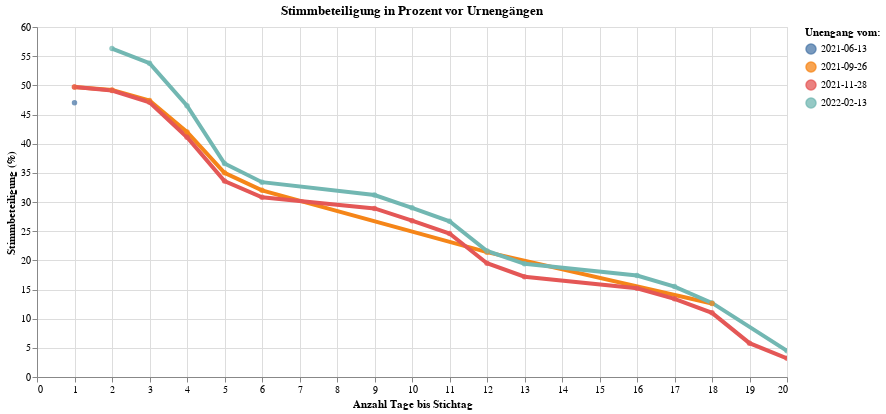

Notebook code cell kept with this figure:
### Code cell
myTitle="Stimmbeteiligung in Prozent vor Urnengängen"

highlight = alt.selection(type='single', on='mouseover'
                          ,fields=['Abstimmungs_Datum_str'], nearest=True)

base = alt.Chart(data2betested.reset_index().sort_values('tage_bis', ascending=True), title=myTitle).encode(
    x=alt.X('tage_bis', axis=alt.Axis(title='Anzahl Tage bis Stichtag'))
    ,y=alt.X('Stimmbeteiligung_Prozent', axis=alt.Axis(title='Stimmbeteiligung (%)'))
    , color=alt.Color('Abstimmungs_Datum_str', legend=alt.Legend(title="Unengang vom:", orient="right"))  
    ,tooltip=['Aktualisierungs_Datum_str', 'Abstimmungs_Datum_str','Stimmbeteiligung_Prozent', 'tage_bis']    
)
points = base.mark_circle().encode(
    opacity=alt.value(0.75)
).add_selection(
    highlight
).properties(
    width=750 , height=350
)
lines = base.mark_line().encode(
    size=alt.condition(~highlight, alt.value(0.5), alt.value(4))
).interactive()

lines + points

### Figure 1 — Vega-Lite specification as saved in the notebook (floating-point values rounded to 4 significant figures)
{"config": {"view": {"continuousWidth": 400, "continuousHeight": 300}}, "layer": [{"mark": "line", "encoding": {"color": {"type": "nominal", "field": "Abstimmungs_Datum_str", "legend": {"orient": "right", "title": "Unengang vom:"}}, "size": {"condition": {"value": 0.5, "selection": {"not": "selector001"}}, "value": 4}, "tooltip": [{"type": "nominal", "field": "Aktualisierungs_Datum_str"}, {"type": "nominal", "field": "Abstimmungs_Datum_str"}, {"type": "quantitative", "field": "Stimmbeteiligung_Prozent"}, {"type": "quantitative", "field": "tage_bis"}], "x": {"type": "quantitative", "axis": {"title": "Anzahl Tage bis Stichtag"}, "field": "tage_bis"}, "y": {"type": "quantitative", "axis": {"title": "Stimmbeteiligung (%)"}, "field": "Stimmbeteiligung_Prozent"}}, "selection": {"selector002": {"type": "interval", "bind": "scales", "encodings": ["x", "y"]}}, "title": "Stimmbeteiligung in Prozent vor Urnengängen"}, {"mark": "circle", "encoding": {"color": {"type": "nominal", "field": "Abstimmungs_Datum_str", "legend": {"orient": "right", "title": "Unengang vom:"}}, "opacity": {"value": 0.75}, "tooltip": [{"type": "nominal", "field": "Aktualisierungs_Datum_str"}, {"type": "nominal", "field": "Abstimmungs_Datum_str"}, {"type": "quantitative", "field": "Stimmbeteiligung_Prozent"}, {"type": "quantitative", "field": "tage_bis"}], "x": {"type": "quantitative", "axis": {"title": "Anzahl Tage bis Stichtag"}, "field": "tage_bis"}, "y": {"type": "quantitative", "axis": {"title": "Stimmbeteiligung (%)"}, "field": "Stimmbeteiligung_Prozent"}}, "height": 350, "selection": {"selector001": {"type": "single", "on": "mouseover", "fields": ["Abstimmungs_Datum_str"], "nearest": true}}, "title": "Stimmbeteiligung in Prozent vor Urnengängen", "width": 750}], "data": {"name": "data-6fde72697f7ce974df987babf33c8b0b"}, "$schema": "https://vega.github.io/schema/vega-lite/v4.8.1.json", "datasets": {"data-6fde72697f7ce974df987babf33c8b0b": [{"Aktualisierungs_Datum": "2021-06-12T00:00:00", "Abstimmungs_Datum": "2021-06-13T00:00:00", "Stimmbeteiligung_Prozent": 47.0, "Aktualisierungs_Datum_str": "2021-06-12", "Abstimmungs_Datum_str": "2021-06-13", "tage_bis": 1}, {"Aktualisierungs_Datum": "2021-09-25T00:00:00", "Abstimmungs_Datum": "2021-09-26T00:00:00", "Stimmbeteiligung_Prozent": 49.7, "Aktualisierungs_Datum_str": "2021-09-25", "Abstimmungs_Datum_str": "2021-09-26", "tage_bis": 1}, {"Aktualisierungs_Datum": "2021-11-27T00:00:00", "Abstimmungs_Datum": "2021-11-28T00:00:00", "Stimmbeteiligung_Prozent": 49.7, "Aktualisierungs_Datum_str": "2021-11-27", "Abstimmungs_Datum_str": "2021-11-28", "tage_bis": 1}, {"Aktualisierungs_Datum": "2021-09-24T00:00:00", "Abstimmungs_Datum": "2021-09-26T00:00:00", "Stimmbeteiligung_Prozent": 49.2, "Aktualisierungs_Datum_str": "2021-09-24", "Abstimmungs_Datum_str": "2021-09-26", "tage_bis": 2}, {"Aktualisierungs_Datum": "2021-11-26T00:00:00", "Abstimmungs_Datum": "2021-11-28T00:00:00", "Stimmbeteiligung_Prozent": 49.1, "Aktualisierungs_Datum_str": "2021-11-26", "Abstimmungs_Datum_str": "2021-11-28", "tage_bis": 2}, {"Aktualisierungs_Datum": "2022-02-11T00:00:00", "Abstimmungs_Datum": "2022-02-13T00:00:00", "Stimmbeteiligung_Prozent": 56.3, "Aktualisierungs_Datum_str": "2022-02-11", "Abstimmungs_Datum_str": "2022-02-13", "tage_bis": 2}, {"Aktualisierungs_Datum": "2021-09-23T00:00:00", "Abstimmungs_Datum": "2021-09-26T00:00:00", "Stimmbeteiligung_Prozent": 47.4, "Aktualisierungs_Datum_str": "2021-09-23", "Abstimmungs_Datum_str": "2021-09-26", "tage_bis": 3}, {"Aktualisierungs_Datum": "2022-02-10T00:00:00", "Abstimmungs_Datum": "2022-02-13T00:00:00", "Stimmbeteiligung_Prozent": 53.8, "Aktualisierungs_Datum_str": "2022-02-10", "Abstimmungs_Datum_str": "2022-02-13", "tage_bis": 3}, {"Aktualisierungs_Datum": "2021-11-25T00:00:00", "Abstimmungs_Datum": "2021-11-28T00:00:00", "Stimmbeteiligung_Prozent": 47.1, "Aktualisierungs_Datum_str": "2021-11-25", "Abstimmungs_Datum_str": "2021-11-28", "tage_bis": 3}, {"Aktualisierungs_Datum": "2021-09-22T00:00:00", "Abstimmungs_Datum": "2021-09-26T00:00:00", "Stimmbeteiligung_Prozent": 42.0, "Aktualisierungs_Datum_str": "2021-09-22", "Abstimmungs_Datum_str": "2021-09-26", "tage_bis": 4}, {"Aktualisierungs_Datum": "2022-02-09T00:00:00", "Abstimmungs_Datum": "2022-02-13T00:00:00", "Stimmbeteiligung_Prozent": 46.5, "Aktualisierungs_Datum_str": "2022-02-09", "Abstimmungs_Datum_str": "2022-02-13", "tage_bis": 4}, {"Aktualisierungs_Datum": "2021-11-24T00:00:00", "Abstimmungs_Datum": "2021-11-28T00:00:00", "Stimmbeteiligung_Prozent": 41.1, "Aktualisierungs_Datum_str": "2021-11-24", "Abstimmungs_Datum_str": "2021-11-28", "tage_bis": 4}, {"Aktualisierungs_Datum": "2021-09-21T00:00:00", "Abstimmungs_Datum": "2021-09-26T00:00:00", "Stimmbeteiligung_Prozent": 35.0, "Aktualisierungs_Datum_str": "2021-09-21", "Abstimmungs_Datum_str": "2021-09-26", "tage_bis": 5}, {"Aktualisierungs_Datum": "2022-02-08T00:00:00", "Abstimmungs_Datum": "2022-02-13T00:00:00", "Stimmbeteiligung_Prozent": 36.6, "Aktualisierungs_Datum_str": "2022-02-08", "Abstimmungs_Datum_str": "2022-02-13", "tage_bis": 5}, {"Aktualisierungs_Datum": "2021-11-23T00:00:00", "Abstimmungs_Datum": "2021-11-28T00:00:00", "Stimmbeteiligung_Prozent": 33.6, "Aktualisierungs_Datum_str": "2021-11-23", "Abstimmungs_Datum_str": "2021-11-28", "tage_bis": 5}, {"Aktualisierungs_Datum": "2021-11-22T00:00:00", "Abstimmungs_Datum": "2021-11-28T00:00:00", "Stimmbeteiligung_Prozent": 30.8, "Aktualisierungs_Datum_str": "2021-11-22", "Abstimmungs_Datum_str": "2021-11-28", "tage_bis": 6}, {"Aktualisierungs_Datum": "2021-09-20T00:00:00", "Abstimmungs_Datum": "2021-09-26T00:00:00", "Stimmbeteiligung_Prozent": 32.0, "Aktualisierungs_Datum_str": "2021-09-20", "Abstimmungs_Datum_str": "2021-09-26", "tage_bis": 6}, {"Aktualisierungs_Datum": "2022-02-07T00:00:00", "Abstimmungs_Datum": "2022-02-13T00:00:00", "Stimmbeteiligung_Prozent": 33.4, "Aktualisierungs_Datum_str": "2022-02-07", "Abstimmungs_Datum_str": "2022-02-13", "tage_bis": 6}, {"Aktualisierungs_Datum": "2022-02-04T00:00:00", "Abstimmungs_Datum": "2022-02-13T00:00:00", "Stimmbeteiligung_Prozent": 31.2, "Aktualisierungs_Datum_str": "2022-02-04", "Abstimmungs_Datum_str": "2022-02-13", "tage_bis": 9}, {"Aktualisierungs_Datum": "2021-11-19T00:00:00", "Abstimmungs_Datum": "2021-11-28T00:00:00", "Stimmbeteiligung_Prozent": 28.9, "Aktualisierungs_Datum_str": "2021-11-19", "Abstimmungs_Datum_str": "2021-11-28", "tage_bis": 9}, {"Aktualisierungs_Datum": "2021-11-18T00:00:00", "Abstimmungs_Datum": "2021-11-28T00:00:00", "Stimmbeteiligung_Prozent": 26.8, "Aktualisierungs_Datum_str": "2021-11-18", "Abstimmungs_Datum_str": "2021-11-28", "tage_bis": 10}, {"Aktualisierungs_Datum": "2022-02-03T00:00:00", "Abstimmungs_Datum": "2022-02-13T00:00:00", "Stimmbeteiligung_Prozent": 29.0, "Aktualisierungs_Datum_str": "2022-02-03", "Abstimmungs_Datum_str": "2022-02-13", "tage_bis": 10}, {"Aktualisierungs_Datum": "2021-11-17T00:00:00", "Abstimmungs_Datum": "2021-11-28T00:00:00", "Stimmbeteiligung_Prozent": 24.6, "Aktualisierungs_Datum_str": "2021-11-17", "Abstimmungs_Datum_str": "2021-11-28", "tage_bis": 11}, {"Aktualisierungs_Datum": "2022-02-02T00:00:00", "Abstimmungs_Datum": "2022-02-13T00:00:00", "Stimmbeteiligung_Prozent": 26.7, "Aktualisierungs_Datum_str": "2022-02-02", "Abstimmungs_Datum_str": "2022-02-13", "tage_bis": 11}, {"Aktualisierungs_Datum": "2021-11-16T00:00:00", "Abstimmungs_Datum": "2021-11-28T00:00:00", "Stimmbeteiligung_Prozent": 19.5, "Aktualisierungs_Datum_str": "2021-11-16", "Abstimmungs_Datum_str": "2021-11-28", "tage_bis": 12}, {"Aktualisierungs_Datum": "2021-09-14T00:00:00", "Abstimmungs_Datum": "2021-09-26T00:00:00", "Stimmbeteiligung_Prozent": 21.4, "Aktualisierungs_Datum_str": "2021-09-14", "Abstimmungs_Datum_str": "2021-09-26", "tage_bis": 12}, {"Aktualisierungs_Datum": "2022-02-01T00:00:00", "Abstimmungs_Datum": "2022-02-13T00:00:00", "Stimmbeteiligung_Prozent": 21.6, "Aktualisierungs_Datum_str": "2022-02-01", "Abstimmungs_Datum_str": "2022-02-13", "tage_bis": 12}, {"Aktualisierungs_Datum": "2021-11-15T00:00:00", "Abstimmungs_Datum": "2021-11-28T00:00:00", "Stimmbeteiligung_Prozent": 17.2, "Aktualisierungs_Datum_str": "2021-11-15", "Abstimmungs_Datum_str": "2021-11-28", "tage_bis": 13}, {"Aktualisierungs_Datum": "2022-01-31T00:00:00", "Abstimmungs_Datum": "2022-02-13T00:00:00", "Stimmbeteiligung_Prozent": 19.4, "Aktualisierungs_Datum_str": "2022-01-31", "Abstimmungs_Datum_str": "2022-02-13", "tage_bis": 13}, {"Aktualisierungs_Datum": "2021-11-12T00:00:00", "Abstimmungs_Datum": "2021-11-28T00:00:00", "Stimmbeteiligung_Prozent": 15.2, "Aktualisierungs_Datum_str": "2021-11-12", "Abstimmungs_Datum_str": "2021-11-28", "tage_bis": 16}, {"Aktualisierungs_Datum": "2022-01-28T00:00:00", "Abstimmungs_Datum": "2022-02-13T00:00:00", "Stimmbeteiligung_Prozent": 17.4, "Aktualisierungs_Datum_str": "2022-01-28", "Abstimmungs_Datum_str": "2022-02-13", "tage_bis": 16}, {"Aktualisierungs_Datum": "2021-11-11T00:00:00", "Abstimmungs_Datum": "2021-11-28T00:00:00", "Stimmbeteiligung_Prozent": 13.4, "Aktualisierungs_Datum_str": "2021-11-11", "Abstimmungs_Datum_str": "2021-11-28", "tage_bis": 17}, {"Aktualisierungs_Datum": "2022-01-27T00:00:00", "Abstimmungs_Datum": "2022-02-13T00:00:00", "Stimmbeteiligung_Prozent": 15.5, "Aktualisierungs_Datum_str": "2022-01-27", "Abstimmungs_Datum_str": "2022-02-13", "tage_bis": 17}, {"Aktualisierungs_Datum": "2022-01-26T00:00:00", "Abstimmungs_Datum": "2022-02-13T00:00:00", "Stimmbeteiligung_Prozent": 12.7, "Aktualisierungs_Datum_str": "2022-01-26", "Abstimmungs_Datum_str": "2022-02-13", "tage_bis": 18}, {"Aktualisierungs_Datum": "2021-11-10T00:00:00", "Abstimmungs_Datum": "2021-11-28T00:00:00", "Stimmbeteiligung_Prozent": 11.0, "Aktualisierungs_Datum_str": "2021-11-10", "Abstimmungs_Datum_str": "2021-11-28", "tage_bis": 18}, {"Aktualisierungs_Datum": "2021-09-08T00:00:00", "Abstimmungs_Datum": "2021-09-26T00:00:00", "Stimmbeteiligung_Prozent": 12.6, "Aktualisierungs_Datum_str": "2021-09-08", "Abstimmungs_Datum_str": "2021-09-26", "tage_bis": 18}, {"Aktualisierungs_Datum": "2021-11-09T00:00:00", "Abstimmungs_Datum": "2021-11-28T00:00:00", "Stimmbeteiligung_Prozent": 5.8, "Aktualisierungs_Datum_str": "2021-11-09", "Abstimmungs_Datum_str": "2021-11-28", "tage_bis": 19}, {"Aktualisierungs_Datum": "2021-11-08T00:00:00", "Abstimmungs_Datum": "2021-11-28T00:00:00", "Stimmbeteiligung_Prozent": 3.2, "Aktualisierungs_Datum_str": "2021-11-08", "Abstimmungs_Datum_str": "2021-11-28", "tage_bis": 20}, {"Aktualisierungs_Datum": "2022-01-24T00:00:00", "Abstimmungs_Datum": "2022-02-13T00:00:00", "Stimmbeteiligung_Prozent": 4.5, "Aktualisierungs_Datum_str": "2022-01-24", "Abstimmungs_Datum_str": "2022-02-13", "tage_bis": 20}]}}
